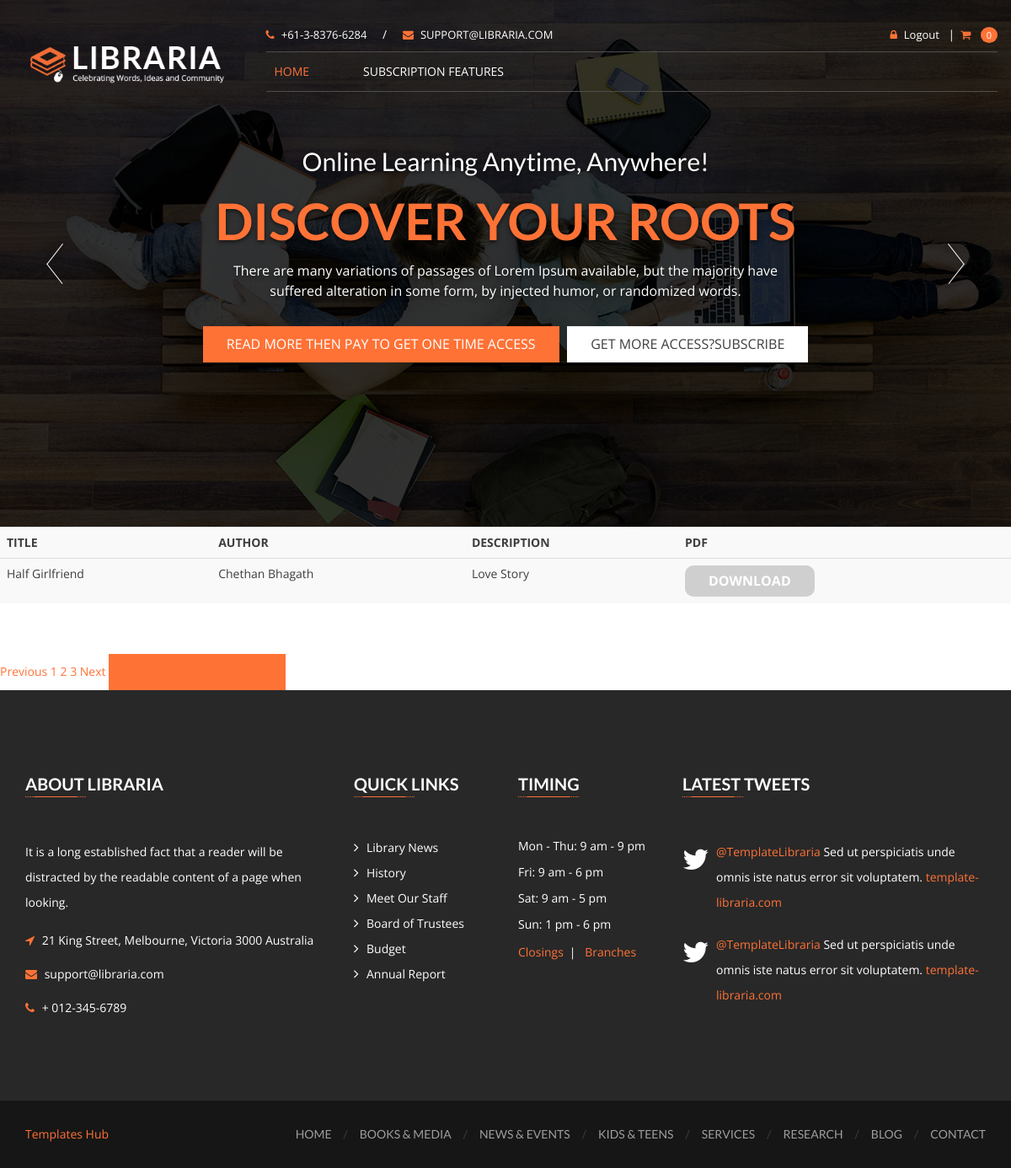
Before: /userindex/?page=3 (signed in) with the older database file.
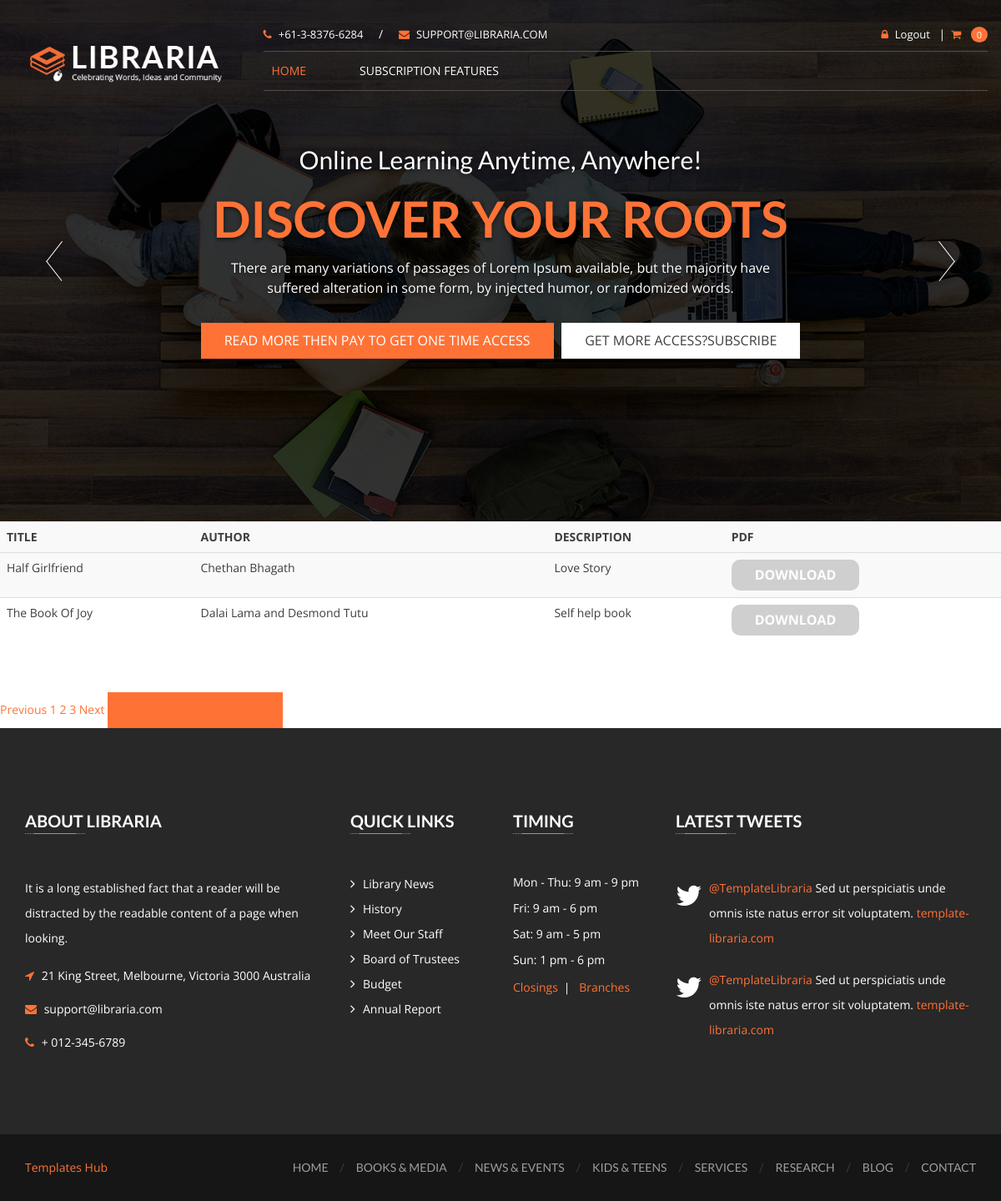
After: the same page with the newer database file.
### bookstoreapp/models.py (models this page shows, shortened)
class Book(models.Model):
    name = models.CharField(max_length=100)
    author = models.CharField(max_length=100)
    desc = models.CharField(max_length=1000)
    pdf = models.FileField(upload_to='media',null=True)

### bookstoreapp/views.py (the view)
# urls.py: path('userindex/',v.UserIndexView.as_view(),name="user/userindexpage"),
class UserIndexView(ListView):
    model=Book
    paginate_by = 3
    template_name="user/userindex.html"
    context_object_name='obj'

### bookstoreapp/templates/user/userindex.html (shortened to what this page needs)
{% load static %}
<!DOCTYPE html>
<html lang="zxx">
<head>
    <link href="{% static 'css/font-awesome.min.css' %}" rel="stylesheet" type="text/css" />
    <link href="{% static 'css/mmenu.css' %}" rel="stylesheet" type="text/css" />
    <link href="{% static 'css/mmenu.positioning.css' %}" rel="stylesheet" type="text/css" />
    <link href="{% static 'style.css' %}" rel="stylesheet" type="text/css" />
</head>
<body>
    <header id="header-v1" class="navbar-wrapper">
        <div class="container">
            <div class="row">
                <nav class="navbar navbar-default">
                    <div class="row">
                        <div class="col-md-3">
                            <div class="navbar-header">
                                <div class="navbar-brand">
                                    <h1>
                                        <a href="index-2.html">
                                            <img src="{% static 'images/libraria-logo-v1.png' %}"
                                                alt="LIBRARIA" />
                                        </a>
                                    </h1>
                                </div>
                            </div>
                        </div>
                        <div class="col-md-9">
                            <div class="header-topbar hidden-sm hidden-xs">
                                <div class="row">
                                    <div class="col-sm-6">
                                        <div class="topbar-info">
                                            <a href="tel:+61-3-8376-6284"><i class="fa fa-phone"></i>+61-3-8376-6284</a>
                                            <span>/</span>
                                            <a href="mailto:support@libraria.com"><i
                                                    class="fa fa-envelope"></i>support@libraria.com</a>
                                        </div>
                                    </div>
                                    <div class="col-sm-6">
                                        <div class="topbar-links">
                                            <a href="{% url 'registration/logout' %}"><i
                                                    class="fa fa-lock"></i>Logout</a>
                                            <span>|</span>
                                            <div class="header-cart dropdown">
                                                <a data-toggle="dropdown" class="dropdown-toggle"
                                                    href="{% url 'user/checkout' %}">
                                                    <i class="fa fa-shopping-cart"></i>
                                                    <small>0</small>
                                                </a>
                                            </div>
                                        </div>
                                    </div>
                                </div>
                            </div>
                            <div class="navbar-collapse hidden-sm hidden-xs">
                                <ul class="nav navbar-nav">
                                    <li class="dropdown active">
                                        <a data-toggle="dropdown" class="dropdown-toggle disabled"
                                            href="{% url 'homepage' %}">Home</a>
                                    </li>
                                    <li><a href="{% url 'user/cancelsubscription' %}">Subscription Features</a></li>
                                </ul>
                            </div>
                        </div>
                </nav>
            </div>
        </div>
    </header>
    <div data-ride="carousel" class="carousel slide" id="home-v1-header-carousel">
        <div class="carousel-inner">
            <div class="item active">
                <figure>
                    <img alt="Home Slide" src="{% static 'images/header-slider/home-v1/header-slide.jpg' %}" />
                </figure>
                <div class="container">
                    <div class="carousel-caption">
                        <h3>Online Learning Anytime, Anywhere!</h3>
                        <h2>Discover Your Roots</h2>
                        <p>There are many variations of passages of Lorem Ipsum available, but the majority have
                            suffered alteration in some form, by injected humor, or randomized words.</p>
                        <div class="slide-buttons hidden-sm hidden-xs">
                            <a href="{% url 'user/checkout' %}" class="btn btn-primary">Read More Then Pay to get one
                                time access</a>
                            <a href="{% url 'user/subscriptionplan' %}" class="btn btn-default">Get More
                                Access?Subscribe</a>
                        </div>
                    </div>
                </div>
            </div>
        </div>
        <a class="left carousel-control" href="#home-v1-header-carousel" data-slide="prev"></a>
        <a class="right carousel-control" href="#home-v1-header-carousel" data-slide="next"></a>
    </div>
    <body>
        {% if user.is_authenticated %}
        <table class='table table-primary table-striped'>
            <tr>
                <th>TITLE</th>
                <th>AUTHOR</th>
                <th>DESCRIPTION</th>
                <th>PDF</th>
            </tr>
            <tr>
                {% for i in obj %}
            <tr>
                <td>{{i.name}}</td>
                <td>{{i.author}}</td>
                <td>{{i.desc}}</td>
                <td><a class="btn btn-primary badge" href="{{i.pdf.url}}" download>Download</a></td>
            </tr>
            {% endfor %}
            </tr>
        </table>
        <br>
        <br>
        {% include "user/pagination.html" %}
        <button><a href="{% url 'chat-index' %}">GO TO Chat Group</a></button>
        {% else %}
        <a href="{% url 'registration/loginpage' %}"><i class="fa fa-lock"></i>Login </a>
        {% endif %}
        <footer class="site-footer">
            <div class="container">
                <div id="footer-widgets">
                    <div class="row">
                        <div class="col-md-4 col-sm-6 widget-container">
                            <div id="text-2" class="widget widget_text">
                                <h3 class="footer-widget-title">About Libraria</h3>
                                <span class="underline left"></span>
                                <div class="textwidget">
                                    It is a long established fact that a reader will be distracted by the readable
                                    content of a page when looking.
                                </div>
                                <address>
                                    <div class="info">
                                        <i class="fa fa-location-arrow"></i>
                                        <span>21 King Street, Melbourne, Victoria 3000 Australia</span>
                                    </div>
                                    <div class="info">
                                        <i class="fa fa-envelope"></i>
                                        <span><a href="mailto:support@libraria.com">support@libraria.com</a></span>
                                    </div>
                                    <div class="info">
                                        <i class="fa fa-phone"></i>
                                        <span><a href="tel:012-345-6789">+ 012-345-6789</a></span>
                                    </div>
                                </address>
                            </div>
                        </div>
                        <div class="col-md-2 col-sm-6 widget-container">
                            <div id="nav_menu-2" class="widget widget_nav_menu">
                                <h3 class="footer-widget-title">Quick Links</h3>
                                <span class="underline left"></span>
                                <div class="menu-quick-links-container">
                                    <ul id="menu-quick-links" class="menu">
                                        <li><a href="#">Library News</a></li>
                                        <li><a href="#">History</a></li>
                                        <li><a href="#">Meet Our Staff</a></li>
                                        <li><a href="#">Board of Trustees</a></li>
                                        <li><a href="#">Budget</a></li>
                                        <li><a href="#">Annual Report</a></li>
                                    </ul>
                                </div>
                            </div>
                        </div>
                        <div class="col-md-2 col-sm-6 widget-container">
                            <div id="text-4" class="widget widget_text">
                                <h3 class="footer-widget-title">Timing</h3>
                                <span class="underline left"></span>
                                <div class="timming-text-widget">
                                    <time datetime="2017-02-13">Mon - Thu: 9 am - 9 pm</time>
                                    <time datetime="2017-02-13">Fri: 9 am - 6 pm</time>
                                    <time datetime="2017-02-13">Sat: 9 am - 5 pm</time>
                                    <time datetime="2017-02-13">Sun: 1 pm - 6 pm</time>
                                    <ul>
                                        <li><a href="#">Closings</a></li>
                                        <li><a href="#">Branches</a></li>
                                    </ul>
                                </div>
                            </div>
                        </div>
                        <div class="col-md-4 col-sm-6 widget-container">
                            <div class="widget twitter-widget">
                                <h3 class="footer-widget-title">Latest Tweets</h3>
                                <span class="underline left"></span>
                                <div id="twitter-feed">
                                    <ul>
                                        <li>
                                            <p><a href="#">@TemplateLibraria</a> Sed ut perspiciatis unde omnis iste
                                                natus error sit voluptatem. <a href="#">template-libraria.com</a></p>
                                        </li>
                                        <li>
                                            <p><a href="#">@TemplateLibraria</a> Sed ut perspiciatis unde omnis iste
                                                natus error sit voluptatem. <a href="#">template-libraria.com</a></p>
                                        </li>
                                    </ul>
                                </div>
                            </div>
                        </div>
                    </div>
                </div>
            </div>
            <div class="sub-footer">
                <div class="container">
                    <div class="row">
                        <div class="footer-text col-md-3">
                            <p><a target="_blank" href="https://www.templateshub.net">Templates Hub</a></p>
                        </div>
                        <div class="col-md-9 pull-right">
                            <ul>
                                <li><a href="index-2.html">Home</a></li>
                                <li><a href="books-media-list-view.html">Books &amp; Media</a></li>
                                <li><a href="news-events-list-view.html">News &amp; Events</a></li>
                                <li><a href="#">Kids &amp; Teens</a></li>
                                <li><a href="services.html">Services</a></li>
                                <li><a href="#">Research</a></li>
                                <li><a href="blog.html">Blog</a></li>
                                <li><a href="contact.html">Contact</a></li>
                            </ul>
                        </div>
                    </div>
                </div>
            </div>
        </footer>
    </body>
</html>

### bookstoreapp/templates/user/pagination.html
{% if page_obj.has_previous %}
 <a href="?page={{ page_obj.previous_page_number }}">Previous</a>
{% else %}
  <a>Previous</a>
{% endif %}
{% for i in page_obj.paginator.page_range %}
  {% if page_obj.number == i %}
    <a href="#">{{ i }} </a>
  {% else %}
    <a href="?page={{ i }}">{{ i }}</a>
  {% endif %}
{% endfor %}
{% if page_obj.has_next %}
  <a href="?page={{ page_obj.next_page_number }}">Next</a>
{% else %}
  <a>Next</a>
{% endif %}

Changed rows visible on the page:
added Book: name "The Book Of Joy", author "Dalai Lama and Desmond Tutu", desc "Self help book"
